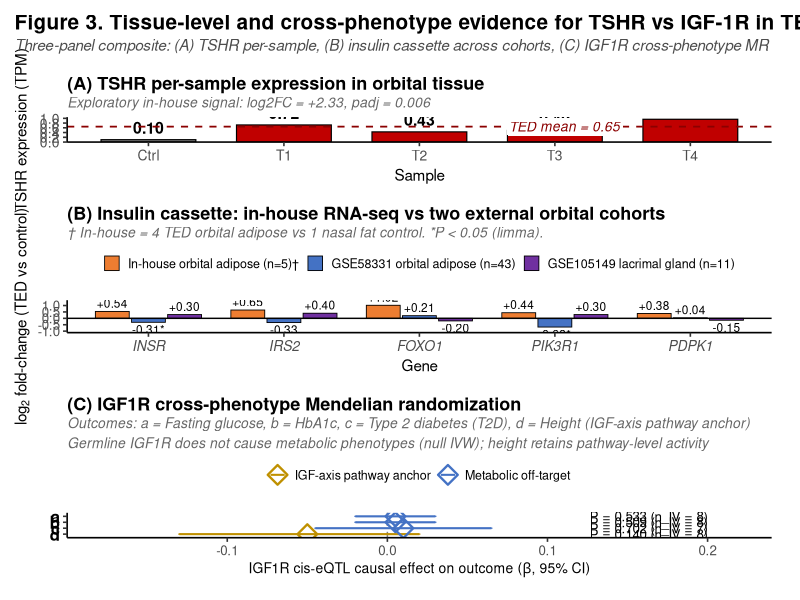

Here is the R script that generated this plot:
# ============================================================
# Figure 3 v7 — Three-panel vertical stack (TED-TRAP v4.5)
# v7 핵심 fix (선생님 제안):
#  1. Panel C y-axis labels: a/b/c/d (1글자) → axis padding 최소화
#  2. plot.title.position 제거 → title이 차트와 일관된 정렬 (panel 기준)
#  3. 모든 plot.subtitle margin 단축 → 차트와 가깝게
#  4. 결과: patchwork align 영향 최소화 → Panel A 좌측 빈공간 자동 해결
# ============================================================

library(ggplot2)
library(patchwork)
library(dplyr)
library(scales)

# ============================================================
# PANEL A — TSHR per-sample TPM
# ============================================================

panel_a_data <- data.frame(
  sample = factor(c("Ctrl", "T1", "T2", "T3", "T4"),
                  levels = c("Ctrl", "T1", "T2", "T3", "T4")),
  TPM    = c(0.10, 0.72, 0.43, 0.49, 0.96),
  group  = c("Control", "TED", "TED", "TED", "TED")
)

ted_mean <- mean(panel_a_data$TPM[panel_a_data$group == "TED"])

p_a <- ggplot(panel_a_data, aes(x = sample, y = TPM, fill = group)) +
  geom_col(color = "black", linewidth = 0.4, width = 0.7) +
  geom_text(aes(label = sprintf("%.2f", TPM)),
            vjust = -0.5, size = 4, fontface = "bold") +
  geom_hline(yintercept = ted_mean, linetype = "dashed",
             color = "darkred", linewidth = 0.6) +
  geom_label(data = data.frame(x = 4.5, y = ted_mean,
                                label = sprintf("TED mean = %.2f", ted_mean)),
             aes(x = x, y = y, label = label),
             color = "darkred", size = 3.5, fontface = "italic",
             fill = "white", label.size = 0,
             label.padding = unit(0.15, "lines"),
             hjust = 1, inherit.aes = FALSE) +
  scale_fill_manual(values = c("Control" = "#808080", "TED" = "#C00000"),
                    guide = "none") +
  scale_y_continuous(limits = c(0, 1.05), expand = c(0, 0),
                     breaks = seq(0, 1.0, 0.2)) +
  labs(title    = "(A) TSHR per-sample expression in orbital tissue",
       subtitle = "Exploratory in-house signal: log2FC = +2.33, padj = 0.006",
       x = "Sample",
       y = "TSHR expression (TPM)") +
  theme_classic(base_size = 12) +
  theme(plot.title    = element_text(face = "bold", size = 13, hjust = 0,
                                     margin = margin(b = 2)),
        plot.subtitle = element_text(face = "italic", size = 10,
                                     color = "gray40", hjust = 0,
                                     margin = margin(b = 4)),
        # ★ v7: plot.title.position 제거 (default 'panel' 사용)
        # → title이 차트와 일관된 위치 (안쪽으로 들어감)
        axis.title    = element_text(size = 11),
        axis.text     = element_text(size = 10),
        plot.margin   = margin(8, 15, 8, 5))

# ============================================================
# PANEL B — Insulin cassette 3-cohort
# ============================================================

panel_b_data <- data.frame(
  Gene = factor(rep(c("INSR", "IRS2", "FOXO1", "PIK3R1", "PDPK1"), 3),
                levels = c("INSR", "IRS2", "FOXO1", "PIK3R1", "PDPK1")),
  Cohort = factor(rep(c("In-house orbital adipose (n=5)\u2020",
                        "GSE58331 orbital adipose (n=43)",
                        "GSE105149 lacrimal gland (n=11)"), each = 5),
                  levels = c("In-house orbital adipose (n=5)\u2020",
                             "GSE58331 orbital adipose (n=43)",
                             "GSE105149 lacrimal gland (n=11)")),
  log2FC = c(
    +0.54, +0.65, +1.02, +0.44, +0.38,
    -0.31, -0.33, +0.21, -0.68, +0.04,
    +0.30, +0.40, -0.20, +0.30, -0.15
  ),
  is_significant = c(
    rep(FALSE, 5),
    TRUE, FALSE, FALSE, TRUE, FALSE,
    rep(FALSE, 5)
  )
)

panel_b_data$label <- sprintf("%+.2f%s",
                              panel_b_data$log2FC,
                              ifelse(panel_b_data$is_significant, "*", ""))

panel_b_subtitle <- "\u2020 In-house = 4 TED orbital adipose vs 1 nasal fat control. *P < 0.05 (limma)."

p_b <- ggplot(panel_b_data, aes(x = Gene, y = log2FC, fill = Cohort)) +
  geom_col(position = position_dodge(width = 0.8),
           width = 0.75, color = "black", linewidth = 0.3) +
  geom_text(aes(label = label,
                vjust = ifelse(log2FC >= 0, -0.4, 1.3)),
            position = position_dodge(width = 0.8),
            size = 3.0) +
  geom_hline(yintercept = 0, color = "black", linewidth = 0.5) +
  scale_fill_manual(values = c(
    "In-house orbital adipose (n=5)\u2020"  = "#ED7D31",
    "GSE58331 orbital adipose (n=43)"        = "#4472C4",
    "GSE105149 lacrimal gland (n=11)"        = "#7030A0"
  )) +
  scale_y_continuous(limits = c(-1.0, 1.3), breaks = seq(-1.0, 1.2, 0.5)) +
  labs(title    = "(B) Insulin cassette: in-house RNA-seq vs two external orbital cohorts",
       subtitle = panel_b_subtitle,
       x        = "Gene",
       y        = expression(log[2]~"fold-change (TED vs control)"),
       fill     = NULL) +
  theme_classic(base_size = 12) +
  theme(plot.title    = element_text(face = "bold", size = 13, hjust = 0,
                                     margin = margin(b = 2)),
        plot.subtitle = element_text(face = "italic", size = 10,
                                     color = "gray40", hjust = 0,
                                     margin = margin(b = 4)),
        axis.text.x   = element_text(face = "italic", size = 10),
        axis.title    = element_text(size = 11),
        legend.position    = "top",
        legend.text        = element_text(size = 9),
        legend.title       = element_blank(),
        legend.key.size    = unit(0.4, "cm"),
        legend.box.margin  = margin(t = 0, b = 3),
        plot.margin        = margin(8, 15, 8, 5))

# ============================================================
# PANEL C — IGF1R cross-phenotype MR
# ★ v7: y-axis labels을 a/b/c/d로 (1글자!) → axis padding 최소
# ============================================================

panel_c_data <- data.frame(
  outcome = factor(c("a", "b", "c", "d"),
                   levels = c("d", "c", "b", "a")),  # bottom-up
  outcome_full = c("Fasting glucose", "HbA1c", "T2D",
                   "Height (IGF-axis pathway anchor)"),
  beta    = c(0.005, 0.005, 0.010, -0.050),
  ci_low  = c(-0.020, -0.020, -0.045, -0.130),
  ci_high = c(0.030, 0.030, 0.065, 0.020),
  pvalue  = c(0.533, 0.509, 0.702, 0.140),
  n_iv    = c(8, 8, 7, 8),
  category = c("Metabolic off-target", "Metabolic off-target",
               "Metabolic off-target", "IGF-axis pathway anchor")
)

panel_c_data$label_p <- sprintf("P = %.3f (n_IV = %d)",
                                panel_c_data$pvalue,
                                panel_c_data$n_iv)

# Subtitle에 a/b/c/d 정의 명시
panel_c_subtitle <- paste0(
  "Outcomes: a = Fasting glucose, b = HbA1c, c = Type 2 diabetes (T2D), ",
  "d = Height (IGF-axis pathway anchor)\n",
  "Germline IGF1R does not cause metabolic phenotypes (null IVW); ",
  "height retains pathway-level activity"
)

p_c <- ggplot(panel_c_data, aes(x = beta, y = outcome, color = category)) +
  geom_vline(xintercept = 0, linetype = "dashed",
             color = "gray50", linewidth = 0.5) +
  geom_errorbarh(aes(xmin = ci_low, xmax = ci_high),
                 height = 0.2, linewidth = 0.7) +
  geom_point(aes(shape = category), size = 4.5, fill = NA, stroke = 1.2) +
  geom_text(aes(x = 0.20, label = label_p), color = "black",
            size = 3.4, hjust = 1) +
  annotate("text", x = 0.20, y = "d",
           label = "WM P = 0.019 (anchor)", hjust = 1,
           vjust = 2.2, color = "#BF9000", size = 3.2,
           fontface = "italic") +
  scale_color_manual(values = c(
    "Metabolic off-target"     = "#4472C4",
    "IGF-axis pathway anchor"  = "#BF9000"
  )) +
  scale_shape_manual(values = c(
    "Metabolic off-target"     = 23,
    "IGF-axis pathway anchor"  = 23
  )) +
  scale_x_continuous(limits = c(-0.18, 0.22),
                     breaks = c(-0.1, 0, 0.1, 0.2)) +
  labs(title    = "(C) IGF1R cross-phenotype Mendelian randomization",
       subtitle = panel_c_subtitle,
       x        = expression(paste("IGF1R cis-eQTL causal effect on outcome (", beta, ", 95% CI)")),
       y        = NULL,
       color    = NULL, shape = NULL) +
  theme_classic(base_size = 12) +
  theme(plot.title    = element_text(face = "bold", size = 13, hjust = 0,
                                     margin = margin(b = 2)),
        plot.subtitle = element_text(face = "italic", size = 10,
                                     color = "gray40", hjust = 0,
                                     margin = margin(b = 4),
                                     lineheight = 1.2),
        # ★ v7: y-axis labels이 a/b/c/d (1글자) → bold + 큰 size
        axis.text.y   = element_text(size = 12, face = "bold", color = "black"),
        axis.title.x  = element_text(size = 10),
        legend.position    = "top",
        legend.text        = element_text(size = 9),
        legend.key.size    = unit(0.4, "cm"),
        legend.box.margin  = margin(t = 0, b = 3),
        plot.margin        = margin(8, 15, 8, 5))

# ============================================================
# Vertical stack — patchwork align 영향 최소
# ============================================================

final_plot <- (p_a / p_b / p_c +
  plot_layout(heights = c(1.0, 1.3, 1.0))) +
  plot_annotation(
    title    = "Figure 3. Tissue-level and cross-phenotype evidence for TSHR vs IGF-1R in TED",
    subtitle = "Three-panel composite: (A) TSHR per-sample, (B) insulin cassette across cohorts, (C) IGF1R cross-phenotype MR",
    theme = theme(
      plot.title    = element_text(face = "bold", size = 15, hjust = 0,
                                   margin = margin(t = 5, b = 3)),
      plot.subtitle = element_text(face = "italic", size = 11,
                                   color = "gray30", hjust = 0,
                                   margin = margin(b = 8),
                                   lineheight = 1.2)
    )
  )

ggsave(
  filename = "Figure3.png",
  plot     = final_plot,
  width    = 11, height = 14, units = "in",
  dpi      = 470,
  bg       = "white"
)

cat("Figure 3 v7 saved.\n")
cat("핵심 fix (선생님 제안):\n")
cat("  ✅ Panel C y-axis labels: a/b/c/d (1글자) — axis padding 최소화\n")
cat("  ✅ plot.title.position 제거 → title이 차트와 일관된 정렬\n")
cat("  ✅ subtitle margin 축소 → 차트와 가깝게 (b=8 → b=4)\n")
cat("  ✅ plot.margin 좌측 5pt → 빈공간 최소화\n")
cat("Dimensions: 11 x 14 in @ 470 DPI = 5170 x 6580 px = 34 MP\n")
